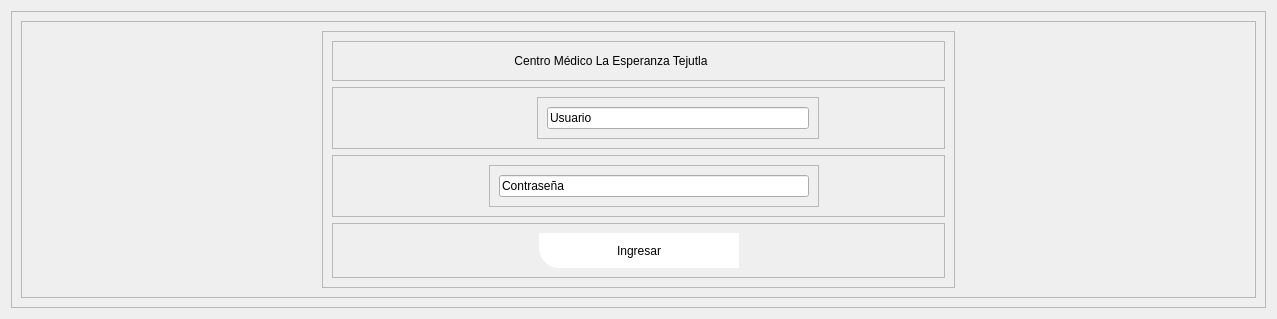
            <widget class="QWidget" name="page_inicio_sesion">
             <layout class="QVBoxLayout" name="verticalLayout_7">
              <item>
               <widget class="QFrame" name="frame_10">
                <property name="frameShape">
                 <enum>QFrame::StyledPanel</enum>
                </property>
                <property name="frameShadow">
                 <enum>QFrame::Raised</enum>
                </property>
                <layout class="QVBoxLayout" name="verticalLayout_9">
                 <item>
                  <widget class="QFrame" name="frame_14">
                   <property name="frameShape">
                    <enum>QFrame::StyledPanel</enum>
                   </property>
                   <property name="frameShadow">
                    <enum>QFrame::Raised</enum>
                   </property>
                   <layout class="QHBoxLayout" name="horizontalLayout_17">
                    <property name="leftMargin">
                     <number>300</number>
                    </property>
                    <property name="rightMargin">
                     <number>300</number>
                    </property>
                    <item>
                     <widget class="QFrame" name="frame_15">
                      <property name="frameShape">
                       <enum>QFrame::StyledPanel</enum>
                      </property>
                      <property name="frameShadow">
                       <enum>QFrame::Raised</enum>
                      </property>
                      <layout class="QVBoxLayout" name="verticalLayout_10">
                       <item>
                        <widget class="QFrame" name="frame_11">
                         <property name="frameShape">
                          <enum>QFrame::StyledPanel</enum>
                         </property>
                         <property name="frameShadow">
                          <enum>QFrame::Raised</enum>
                         </property>
                         <layout class="QHBoxLayout" name="horizontalLayout_16">
                          <item>
                           <spacer name="horizontalSpacer_6">
                            <property name="orientation">
                             <enum>Qt::Horizontal</enum>
                            </property>
                            <property name="sizeHint" stdset="0">
                             <size>
                              <width>94</width>
                              <height>20</height>
                             </size>
                            </property>
                           </spacer>
                          </item>
                          <item>
                           <widget class="QLabel" name="label_92">
                            <property name="minimumSize">
                             <size>
                              <width>0</width>
                              <height>0</height>
                             </size>
                            </property>
                            <property name="maximumSize">
                             <size>
                              <width>16777215</width>
                              <height>16777215</height>
                             </size>
                            </property>
                            <property name="styleSheet">
                             <string notr="true">color: rgb(0, 0, 0);
font: 75 12pt &quot;Open Sans Semibold&quot;</string>
                            </property>
                            <property name="text">
                             <string>Centro Médico La Esperanza Tejutla</string>
                            </property>
                            <property name="alignment">
                             <set>Qt::AlignCenter</set>
                            </property>
                           </widget>
                          </item>
                          <item>
                           <widget class="QLabel" name="label_90">
                            <property name="minimumSize">
                             <size>
                              <width>50</width>
                              <height>0</height>
                             </size>
                            </property>
                            <property name="maximumSize">
                             <size>
                              <width>50</width>
                              <height>50</height>
                             </size>
                            </property>
                            <property name="styleSheet">
                             <string notr="true">color: rgb(0, 0, 0);
font: 75 12pt &quot;Open Sans Semibold&quot;</string>
                            </property>
                            <property name="text">
                             <string/>
                            </property>
                            <property name="pixmap">
                             <pixmap>../../../Desktop/Centro Médico Tejutla/Iconos Farmacia/292476235_394879192623383_5439104735105605909_n.jpg</pixmap>
                            </property>
                            <property name="scaledContents">
                             <bool>true</bool>
                            </property>
                            <property name="alignment">
                             <set>Qt::AlignCenter</set>
                            </property>
                           </widget>
                          </item>
                          <item>
                           <spacer name="horizontalSpacer_7">
                            <property name="orientation">
                             <enum>Qt::Horizontal</enum>
                            </property>
                            <property name="sizeHint" stdset="0">
                             <size>
                              <width>93</width>
                              <height>20</height>
                             </size>
                            </property>
                           </spacer>
                          </item>
                         </layout>
                        </widget>
                       </item>
                       <item>
                        <widget class="QFrame" name="frame_21">
                         <property name="frameShape">
                          <enum>QFrame::StyledPanel</enum>
                         </property>
                         <property name="frameShadow">
                          <enum>QFrame::Raised</enum>
                         </property>
                         <layout class="QHBoxLayout" name="horizontalLayout_19">
                          <property name="leftMargin">
                           <number>125</number>
                          </property>
                          <property name="rightMargin">
                           <number>125</number>
                          </property>
                          <item>
                           <widget class="QFrame" name="frame_24">
                            <property name="styleSheet">
                             <string notr="true">background-color: rgb(239, 239, 239);
border-bottom-left-radius:10px;
border-bottom-right-radius:10px;
border-top-left-radius:10px;
border-top-right-radius:10px;</string>
                            </property>
                            <property name="frameShape">
                             <enum>QFrame::StyledPanel</enum>
                            </property>
                            <property name="frameShadow">
                             <enum>QFrame::Raised</enum>
                            </property>
                            <layout class="QVBoxLayout" name="verticalLayout_12">
                             <item>
                              <widget class="QLabel" name="label_96">
                               <property name="minimumSize">
                                <size>
                                 <width>55</width>
                                 <height>0</height>
                                </size>
                               </property>
                               <property name="maximumSize">
                                <size>
                                 <width>75</width>
                                 <height>75</height>
                                </size>
                               </property>
                               <property name="styleSheet">
                                <string notr="true">color: rgb(0, 0, 0);
font: 75 12pt &quot;Open Sans Semibold&quot;</string>
                               </property>
                               <property name="text">
                                <string/>
                               </property>
                               <property name="pixmap">
                                <pixmap>../../../Desktop/Centro Médico Tejutla/Iconos Farmacia/_22cc7cb5-22dd-4c62-92a1-d29067c4cb1d.png</pixmap>
                               </property>
                               <property name="scaledContents">
                                <bool>true</bool>
                               </property>
                               <property name="alignment">
                                <set>Qt::AlignCenter</set>
                               </property>
                              </widget>
                             </item>
                            </layout>
                           </widget>
                          </item>
                          <item>
                           <widget class="QFrame" name="frame_25">
                            <property name="frameShape">
                             <enum>QFrame::StyledPanel</enum>
                            </property>
                            <property name="frameShadow">
                             <enum>QFrame::Raised</enum>
                            </property>
                            <layout class="QVBoxLayout" name="verticalLayout_15">
                             <item>
                              <widget class="QLineEdit" name="info_usuario_11">
                               <property name="styleSheet">
                                <string notr="true">color: rgb(0, 0, 0);
font: 75 9pt &quot;Open Sans Semibold&quot;</string>
                               </property>
                               <property name="text">
                                <string>Usuario</string>
                               </property>
                              </widget>
                             </item>
                            </layout>
                           </widget>
                          </item>
                         </layout>
                        </widget>
                       </item>
                       <item>
                        <widget class="QFrame" name="frame_22">
                         <property name="frameShape">
                          <enum>QFrame::StyledPanel</enum>
                         </property>
                         <property name="frameShadow">
                          <enum>QFrame::Raised</enum>
                         </property>
                         <layout class="QHBoxLayout" name="horizontalLayout_20">
                          <property name="leftMargin">
                           <number>125</number>
                          </property>
                          <property name="rightMargin">
                           <number>125</number>
                          </property>
                          <item>
                           <widget class="QFrame" name="frame_26">
                            <property name="styleSheet">
                             <string notr="true">background-color: rgb(239, 239, 239);
border-bottom-left-radius:10px;
border-bottom-right-radius:10px;
border-top-left-radius:10px;
border-top-right-radius:10px;</string>
                            </property>
                            <property name="frameShape">
                             <enum>QFrame::StyledPanel</enum>
                            </property>
                            <property name="frameShadow">
                             <enum>QFrame::Raised</enum>
                            </property>
                            <layout class="QHBoxLayout" name="horizontalLayout_21">
                             <item>
                              <widget class="QLabel" name="label_95">
                               <property name="minimumSize">
                                <size>
                                 <width>0</width>
                                 <height>0</height>
                                </size>
                               </property>
                               <property name="maximumSize">
                                <size>
                                 <width>75</width>
                                 <height>75</height>
                                </size>
                               </property>
                               <property name="styleSheet">
                                <string notr="true">color: rgb(0, 0, 0);
font: 75 12pt &quot;Open Sans Semibold&quot;</string>
                               </property>
                               <property name="text">
                                <string/>
                               </property>
                               <property name="pixmap">
                                <pixmap>../../../Desktop/Centro Médico Tejutla/Iconos Farmacia/_03fc60e5-c76e-42d1-933b-d9dc5dbc94fe.png</pixmap>
                               </property>
                               <property name="scaledContents">
                                <bool>true</bool>
                               </property>
                               <property name="alignment">
                                <set>Qt::AlignCenter</set>
                               </property>
                              </widget>
                             </item>
                            </layout>
                           </widget>
                          </item>
                          <item>
                           <widget class="QFrame" name="frame_28">
                            <property name="frameShape">
                             <enum>QFrame::StyledPanel</enum>
                            </property>
                            <property name="frameShadow">
                             <enum>QFrame::Raised</enum>
                            </property>
                            <layout class="QVBoxLayout" name="verticalLayout_16">
                             <item>
                              <widget class="QLineEdit" name="info_usuario_12">
                               <property name="styleSheet">
                                <string notr="true">color: rgb(0, 0, 0);
font: 75 9pt &quot;Open Sans Semibold&quot;</string>
                               </property>
                               <property name="text">
                                <string>Contraseña</string>
                               </property>
                               <property name="echoMode">
                                <enum>QLineEdit::Normal</enum>
                               </property>
                              </widget>
                             </item>
                            </layout>
                           </widget>
                          </item>
                         </layout>
                        </widget>
                       </item>
                       <item>
                        <widget class="QFrame" name="frame_23">
                         <property name="frameShape">
                          <enum>QFrame::StyledPanel</enum>
                         </property>
                         <property name="frameShadow">
                          <enum>QFrame::Raised</enum>
                         </property>
                         <layout class="QHBoxLayout" name="horizontalLayout_18">
                          <item>
                           <spacer name="horizontalSpacer_4">
                            <property name="orientation">
                             <enum>Qt::Horizontal</enum>
                            </property>
                            <property name="sizeHint" stdset="0">
                             <size>
                              <width>197</width>
                              <height>20</height>
                             </size>
                            </property>
                           </spacer>
                          </item>
                          <item>
                           <widget class="QPushButton" name="btn_inicio_sesion">
                            <property name="minimumSize">
                             <size>
                              <width>200</width>
                              <height>35</height>
                             </size>
                            </property>
                            <property name="maximumSize">
                             <size>
                              <width>200</width>
                              <height>16777215</height>
                             </size>
                            </property>
                            <property name="styleSheet">
                             <string notr="true">QFrame{
background-color: rgb(51, 157, 255);
}

QPushButton{
color: rgb(0, 0, 0);
	background-color: rgb(255, 255, 255);
border-bottom-left-radius:20px;
font: 75 9pt &quot;Open Sans Semibold&quot;
}

QPushButton:hover{
color: rgb(255, 255, 255);
background-color: rgb(160, 207, 41);
border-bottom-left-radius:10px;
border-bottom-right-radius:10px;
border-top-left-radius:10px;
border-top-right-radius:10px;
font: 75 9pt  &quot;Open Sans Semibold&quot;
}</string>
                            </property>
                            <property name="text">
                             <string>Ingresar</string>
                            </property>
                            <property name="icon">
                             <iconset>
                              <normaloff>../../../Desktop/Centro Médico Tejutla/Iconos Farmacia/_64b6f11b-5b9a-4fd4-a997-a90ade4eacde.png</normaloff>../../../Desktop/Centro Médico Tejutla/Iconos Farmacia/_64b6f11b-5b9a-4fd4-a997-a90ade4eacde.png</iconset>
                            </property>
                            <property name="iconSize">
                             <size>
                              <width>65</width>
                              <height>65</height>
                             </size>
                            </property>
                           </widget>
                          </item>
                          <item>
                           <spacer name="horizontalSpacer_5">
                            <property name="orientation">
                             <enum>Qt::Horizontal</enum>
                            </property>
                            <property name="sizeHint" stdset="0">
                             <size>
                              <width>196</width>
                              <height>20</height>
                             </size>
                            </property>
                           </spacer>
                          </item>
                         </layout>
                        </widget>
                       </item>
                      </layout>
                     </widget>
                    </item>
                   </layout>
                  </widget>
                 </item>
                </layout>
               </widget>
              </item>
             </layout>
            </widget>
